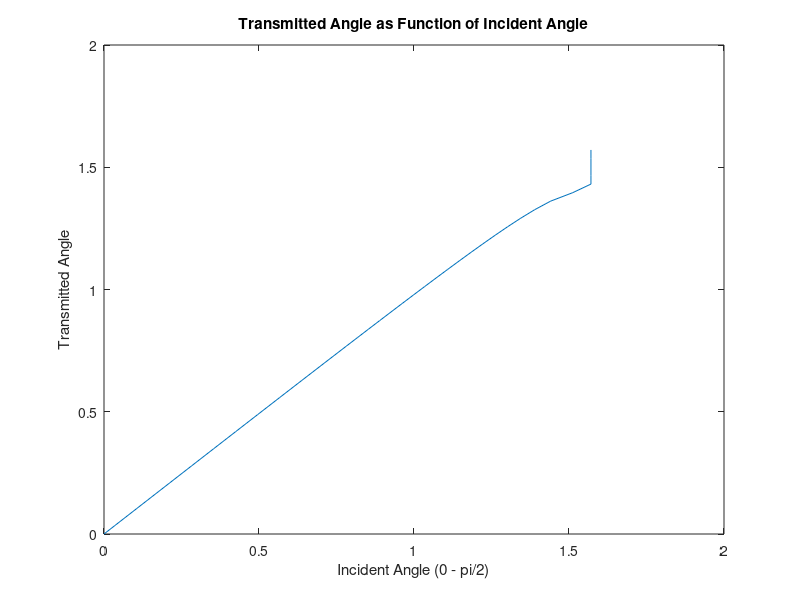

MATLAB code to generate this figure:
% Transmitted Angle vs Incident Angle

% Incident Refractive Index
N1 = 1.48;

% Transmitted Refractive Index
N2 = 1.46

% Incident Angle
theta1 = 0:2.*pi./180:pi./2;

% Transmitted Angle
theta2 = asin((N1 ./ N2) .* sin(theta1));

plot(theta2, theta1);
title('Transmitted Angle as Function of Incident Angle');
xlabel('Incident Angle (0 - pi/2)');
ylabel('Transmitted Angle');
